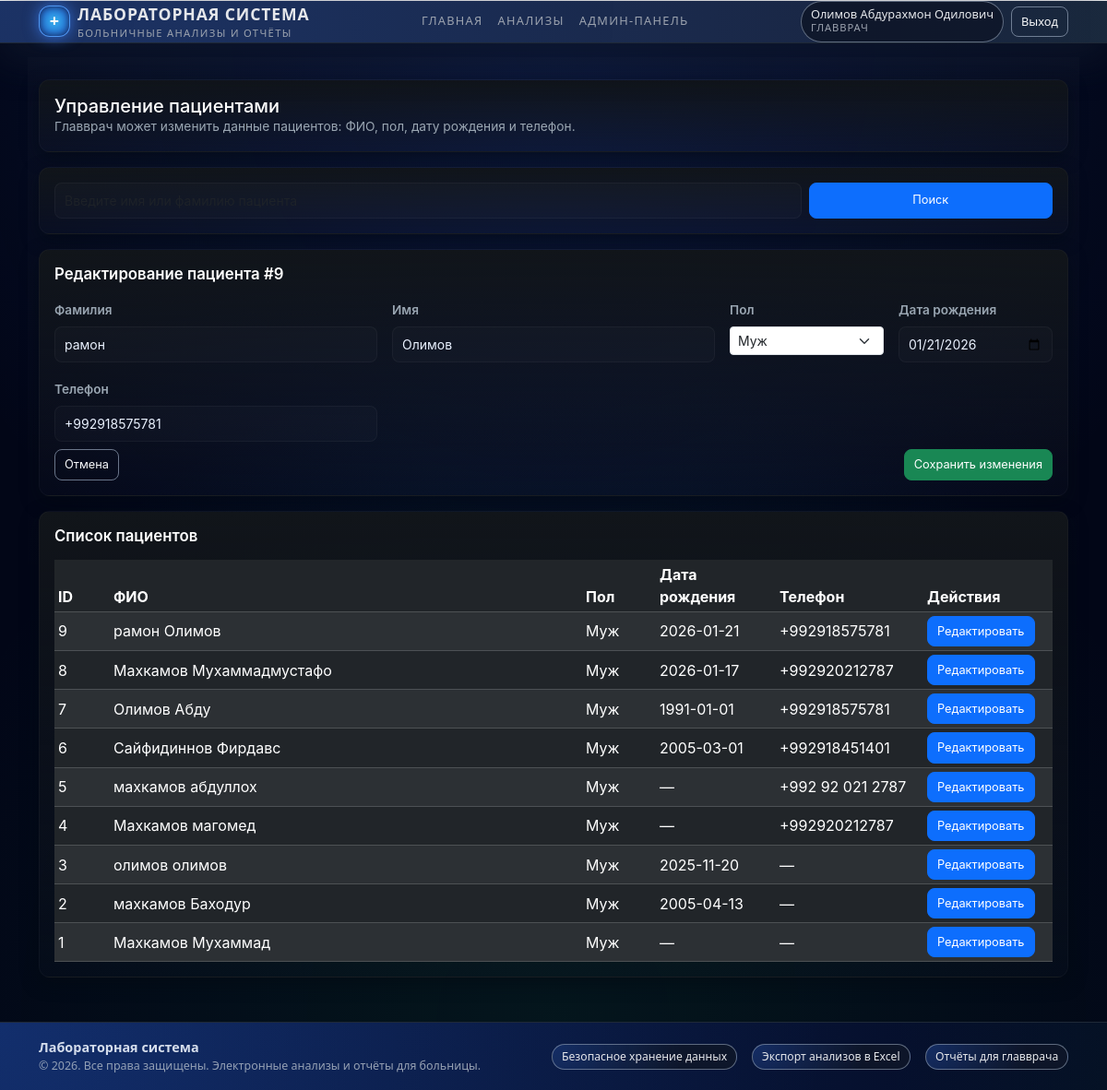
/index.php?page=admin_patients&edit_id=9 (signed in), run on the app's committed database.
### tables this page shows
CREATE TABLE `patients` (
  `id` int(11) NOT NULL,
  `first_name` varchar(100) NOT NULL,
  `last_name` varchar(100) NOT NULL,
  `sex` enum('M','F') NOT NULL,
  `phones` varchar(100) DEFAULT NULL,
  `birth_date` date DEFAULT NULL,
  `age` int(11) DEFAULT NULL,
  `card_number` varchar(50) DEFAULT NULL,
  `created_at` datetime NOT NULL DEFAULT current_timestamp()
);

### pages/admin/admin_patients.php (the view, shortened to what this page needs)
<?php
require_once __DIR__ . '/../../includes/functions.php';
require_once __DIR__ . '/../../includes/header.php';
$editId   = isset($_GET['edit_id']) ? (int)$_GET['edit_id'] : 0;
$editPat  = null;
if ($editId) {
    $stmt = $pdo->prepare("
        SELECT id, first_name, last_name, sex, birth_date, phones
        FROM patients
        WHERE id = :id
        LIMIT 1
    ");
    $stmt->execute([':id' => $editId]);
    $editPat = $stmt->fetch();
}
$q = trim($_GET['q'] ?? '');
if ($q !== '') {
    $stmt = $pdo->prepare("
        SELECT id, first_name, last_name, sex, birth_date, phones
        FROM patients
        WHERE first_name LIKE :q OR last_name LIKE :q
        ORDER BY last_name, first_name
        LIMIT 100
    ");
    $stmt->execute([':q' => '%' . $q . '%']);
} else {
    $stmt = $pdo->query("
        SELECT id, first_name, last_name, sex, birth_date, phones
        FROM patients
        ORDER BY id DESC
        LIMIT 100
    ");
}
$patients = $stmt->fetchAll();
?>
<link rel="stylesheet" href="/lab-system/public/css/ba.css">
<div class="container py-4 ba-page">
    <div class="panel p-3 mb-3">
        <h1 class="h5 mb-0">Управление пациентами</h1>
        <p class="text-muted-soft small mb-0">
            Главврач может изменить данные пациентов: ФИО, пол, дату рождения и телефон.
        </p>
    </div>
    <div class="panel p-3 mb-3">
        <form method="get" action="/lab-system/index.php" class="row g-2">
            <div class="col-12 col-md-9">
                <input
                    type="text"
                    name="q"
                    class="form-control form-control-sm"
                    placeholder="Введите имя или фамилию пациента"
                    value="<?php echo htmlspecialchars($q); ?>"
                >
            </div>
            <div class="col-12 col-md-3 d-grid">
                <button type="submit" class="btn btn-primary btn-sm">
                    Поиск
                </button>
            </div>
        </form>
    </div>
    <?php if ($editPat): ?>
        <div class="panel p-3 mb-3">
            <h2 class="ba-section-title mb-3">Редактирование пациента #<?php echo (int)$editPat['id']; ?></h2>
            <form method="post"
                  action="/lab-system/index.php?page=admin_patients&edit_id=<?php echo (int)$editPat['id']; ?>"
                  class="row g-3">
                <div class="col-12 col-md-4">
                    <label class="form-label">Фамилия</label>
                    <input
                        type="text"
                        name="last_name"
                        class="form-control form-control-sm"
                        value="<?php echo htmlspecialchars($editPat['last_name']); ?>"
                        required
                    >
                </div>
                <div class="col-12 col-md-4">
                    <label class="form-label">Имя</label>
                    <input
                        type="text"
                        name="first_name"
                        class="form-control form-control-sm"
                        value="<?php echo htmlspecialchars($editPat['first_name']); ?>"
                        required
                    >
                </div>
                <div class="col-12 col-md-2">
                    <label class="form-label">Пол</label>
                    <select name="sex" class="form-select form-select-sm">
                        <option value="M" <?php echo ($editPat['sex'] === 'M') ? 'selected' : ''; ?>>Муж</option>
                    </select>
                </div>
                <div class="col-12 col-md-2">
                    <label class="form-label">Дата рождения</label>
                    <input
                        type="date"
                        name="birth_date"
                        class="form-control form-control-sm"
                        value="<?php echo htmlspecialchars($editPat['birth_date'] ?? ''); ?>"
                    >
                </div>
                <div class="col-12 col-md-4">
                    <label class="form-label">Телефон</label>
                    <input
                        type="text"
                        name="phones"
                        class="form-control form-control-sm"
                        placeholder="+992 90 123-45-67"
                        value="<?php echo htmlspecialchars($editPat['phones'] ?? ''); ?>"
                    >
                </div>
                <div class="col-12 d-flex justify-content-between align-items-center mt-2">
                    <a href="/lab-system/index.php?page=admin_patients" class="btn btn-outline-light btn-sm">
                        Отмена
                    </a>
                    <button type="submit" class="btn btn-success btn-sm">
                        Сохранить изменения
                    </button>
                </div>
            </form>
        </div>
    <?php endif; ?>
    <div class="panel p-3">
        <h2 class="ba-section-title mb-3">Список пациентов</h2>
        <div class="table-responsive">
            <table class="table table-sm table-dark table-striped align-middle mb-0">
                <thead>
                    <tr>
                        <th style="width: 60px;">ID</th>
                        <th>ФИО</th>
                        <th style="width: 80px;">Пол</th>
                        <th style="width: 130px;">Дата рождения</th>
                        <th style="width: 160px;">Телефон</th>
                        <th style="width: 140px;">Действия</th>
                    </tr>
                </thead>
                <tbody>
                    <?php if ($patients): ?>
                        <?php foreach ($patients as $p): ?>
                            <?php
                                $sexLabel = ($p['sex'] === 'M') ? 'Муж' : (($p['sex'] === 'F') ? 'Жен' : '');
                            ?>
                            <tr>
                                <td><?php echo (int)$p['id']; ?></td>
                                <td><?php echo htmlspecialchars(trim($p['last_name'] . ' ' . $p['first_name'])); ?></td>
                                <td><?php echo htmlspecialchars($sexLabel); ?></td>
                                <td>
                                    <?php echo $p['birth_date'] ? htmlspecialchars($p['birth_date']) : '—'; ?>
                                </td>
                                <td>
                                    <?php echo $p['phones'] ? htmlspecialchars($p['phones']) : '—'; ?>
                                </td>
                                <td>
                                    <a
                                        href="/lab-system/index.php?page=admin_patients&edit_id=<?php echo (int)$p['id']; ?>"
                                        class="btn btn-sm btn-primary"
                                    >
                                        Редактировать
                                    </a>
                                </td>
                            </tr>
                        <?php endforeach; ?>
                    <?php endif; ?>
                </tbody>
            </table>
        </div>
    </div>
</div>
<?php
require_once __DIR__ . '/../../includes/footer.php';

### public/css/base.css (style rules this page uses)
.btn-outline-light { border-radius: 999px; border-color: rgba(148, 163, 184, 0.7); padding: 4px 14px; font-size: 0.8rem; transition: background 220ms ease, border-color 220ms ease, box-shadow 220ms ease, transform 200ms ease; }
html, body { height: 100%; }
.panel { background: radial-gradient(circle at top left, rgba(37, 99, 235, 0.12), transparent 65%), #0b1120; border-radius: 18px; border: 1px solid rgba(31, 41, 55, 0.8); box-shadow: 0 18px 45px rgba(15, 23, 42, 0.9); color: white; animation: panelFadeIn 0.35s ease-out; }
.text-muted-soft { color: #9ca3af; }

### public/css/ba.css (style rules this page uses)
.ba-page { padding-bottom: 32px; }
.ba-section-title { font-size: 0.95rem; font-weight: 600; color: #e5e7eb; }
:root { --bg:#0f1720; --panel:#11151a; --muted:#9aa6b2; --accent1:#6dd3ff; --accent2:#7be58a; --glass: rgba(255,255,255,0.03); --glass-2: rgba(255,255,255,0.04); --radius:12px; --tile-shadow: 0 6px 18px rgba(3,10,18,0.6); --trans: 220ms cubic-bezier(.2,.9,.3,1); }
.ba-page { background: linear-gradient(180deg, rgba(255,255,255,0.02), transparent 60%); color: #e6eef6; min-height: 100vh; font-family: Inter, "Segoe UI", Roboto, "Helvetica Neue", Arial, sans-serif; padding-bottom: 80px; }
.panel { background: linear-gradient(180deg, var(--panel), rgba(255,255,255,0.01)); border-radius: var(--radius); padding: 18px; box-shadow: var(--tile-shadow); border: 1px solid rgba(255,255,255,0.03); }
.ba-section-title { font-weight: 600; color: #fff; font-size: 1.05rem; }
form.row.g-3 .form-label { color: var(--muted); font-weight:600; font-size:0.85rem; }
.form-control-sm { background: rgba(255,255,255,0.02); border: 1px solid rgba(255,255,255,0.04); color: #eaf2ff; padding:8px 10px; border-radius:8px; transition: box-shadow var(--trans), border-color var(--trans); }
.btn-sm { border-radius: 8px; padding: 6px 10px; font-size: 0.8rem; transition: transform var(--trans), box-shadow var(--trans); }
.text-muted-soft { color: var(--muted); }
.small { font-size:0.86rem; }

### data on the page
patients: id "9", last_name "рамон", first_name "Олимов", sex "Муж", birth_date "01/21/2026", phones "+992918575781", last_name+first_name "рамон Олимов", birth_date "2026-01-21"
patients: id "8", last_name+first_name "Махкамов Мухаммадмустафо", sex "Муж", birth_date "2026-01-17", phones "+992920212787"
patients: id "7", last_name+first_name "Олимов Абду", sex "Муж", birth_date "1991-01-01", phones "+992918575781"
patients: id "6", last_name+first_name "Сайфидиннов Фирдавс", sex "Муж", birth_date "2005-03-01", phones "+992918451401"
patients: id "5", last_name+first_name "махкамов абдуллох", sex "Муж", phones "+992 92 021 2787"
patients: id "4", last_name+first_name "Махкамов магомед", sex "Муж", phones "+992920212787"
patients: id "3", last_name+first_name "олимов олимов", sex "Муж", birth_date "2025-11-20"
patients: id "2", last_name+first_name "махкамов Баходур", sex "Муж", birth_date "2005-04-13"
patients: id "1", last_name+first_name "Махкамов Мухаммад", sex "Муж"

### other printed values
current_user_name() "Олимов Абдурахмон Одилович"
